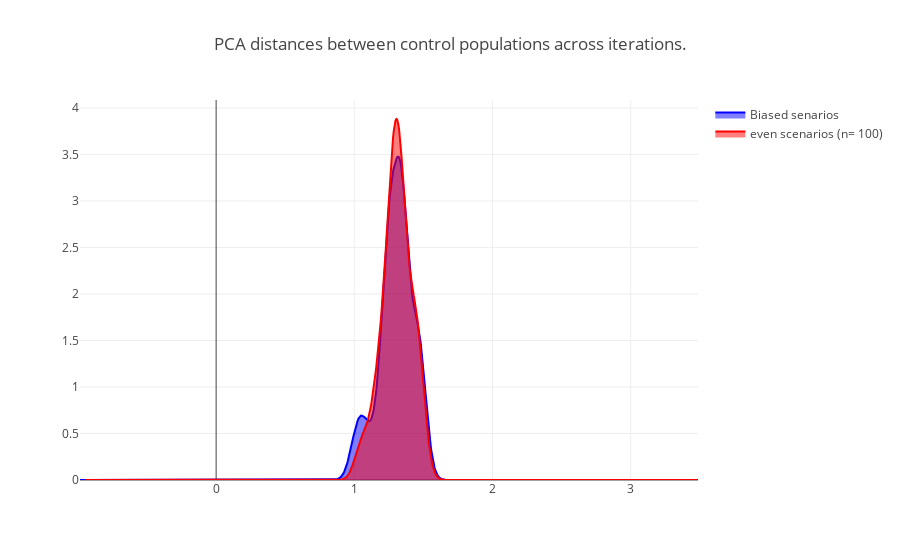

Notebook cell for this chart:
### Markdown cell above
### Control verification

### Code cell
### Distribution of feature space distances between control populations for even and biased scenarios
from sklearn.neighbors import KernelDensity

###
lengths_pallette= [150]
include= [x for x in range(len(fst_store)) if fst_store[x] <= 1 and fst_store[x] >= 0 and lengths_vector[x] in lengths_pallette]
###

X_plot = np.linspace(min(control_bias_distances) - 2, max(control_bias_distances) + 2, 1000)

kde = KernelDensity(kernel='gaussian', bandwidth=0.05).fit(np.array(control_bias_distances).reshape(-1,1))

log_dens = kde.score_samples(X_plot.reshape(-1,1))

fig_roost_dens= [go.Scatter(x=X_plot, y=np.exp(log_dens), 
                            mode='lines', fill='tozeroy', name= 'Biased senarios',
                            line=dict(color='blue', width=2))]
##
X_plot = np.linspace(min(control_even_distances) - 2, max(control_even_distances) + 2, 1000)

kde = KernelDensity(kernel='gaussian', bandwidth=0.05).fit(np.array(control_even_distances).reshape(-1,1))

log_dens = kde.score_samples(X_plot.reshape(-1,1))

fig_roost_dens.append(go.Scatter(x=X_plot, y=np.exp(log_dens), 
                            mode='lines', fill='tozeroy', name= 'even scenarios (n= {})'.format(N_sims),
                            line=dict(color='red', width=2)))

##

layout= go.Layout(
    title= 'PCA distances between control populations across iterations.'
)

fig = go.Figure(data=fig_roost_dens, layout= layout)
iplot(fig)

### Figure 1 — Plotly figure (JSON) as saved in the notebook; plotly's stock layout.template omitted (floating-point values rounded to 4 significant figures; data arrays with more than 128 entries replaced by an {"elided": "..."} marker saying what was removed)
{"data": [{"fill": "tozeroy", "line": {"color": "blue", "width": 2}, "mode": "lines", "name": "Biased senarios", "type": "scatter", "x": {"elided": "1000 float values"}, "y": {"elided": "1000 float values"}}, {"fill": "tozeroy", "line": {"color": "red", "width": 2}, "mode": "lines", "name": "even scenarios (n= 100)", "type": "scatter", "x": {"elided": "1000 float values"}, "y": {"elided": "1000 float values"}}], "layout": {"title": "PCA distances between control populations across iterations."}}
